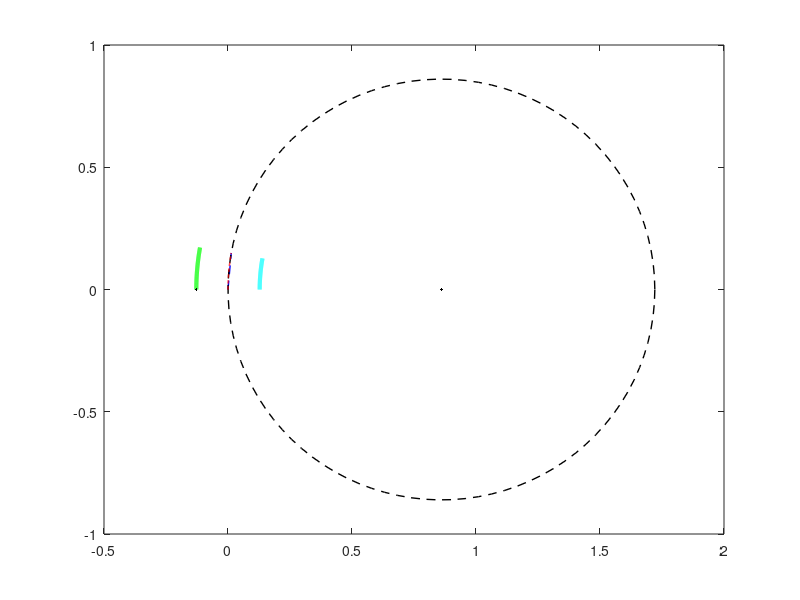

Write the MATLAB code that produced this figure. (Note: this script raises an error after producing the figure.)
clear all
clc
home = [0 0];
step = 3;
deadzone = 3;
while 1
    r_temp = 1;
    velocity = input('input velocity(cm/step):');
    angle = input('input angle(degree):');
    %fprintf('%s  %s\n',velocity, angle)
    target = [step*velocity*sind(angle)/100 step*velocity*cosd(angle)/100]; %코싸반대
    displacement = target - home;
    displacement_x = linspace(0,displacement(1),step+1);
    displacement_y = linspace(0,displacement(2),step+1);
    figure(1)
    plot(displacement_x,displacement_y,'--','color', 'b','linewidth',1)
    %quiver(home(1),home(2),displacement(1),displacement(2),'linewidth',2,'MaxHeadSize',0.3)
    hold on
    r = step*velocity/100;
    theta = linspace(0, 2*pi, 100);
    max_x = cos(theta);
    max_y = sin(theta);
    %plot(max_x,max_y,'color','k')
    x = r*cos(theta);
    y = r*sin(theta);
    %plot(x,y,'-.','color','k', 'linewidth', 1)
    home2 = [step*velocity/100/2/sind(angle) 0];
    if(angle ~= 0)
        plot(home2(1),0,'.', 'MarkerSize',5, 'color', 'k')
    end
    
    %plot
    if(abs(angle) > deadzone) %rotation
        r2 = abs(home2(1));
        x2 = r2*cos(theta) + home2(1)*ones(1,100);
        y2 = r2*sin(theta) + home2(2)*ones(1,100);
        plot(x2,y2,'--','color','k','linewidth',1)
        if(velocity > 0)
            if(angle > deadzone)
                traj_theta = linspace(180, 180-2*angle, 100);
                foot_theta = linspace(180, 180-2*angle, step+1);
            elseif(angle < deadzone)
                r_temp = -1*r_temp;
                traj_theta = linspace(0,-1*2*angle, 100);
                foot_theta = linspace(0,-1*2*angle, step+1);
            end
        elseif(velocity < 0)
            r_temp = -1*r_temp;
            if(angle > deadzone)
                traj_theta = linspace(0, -1*2*angle, 100);
                foot_theta = linspace(0, -1*2*angle, step+1);
            elseif(angle < deadzone)
                r_temp = -1*r_temp;
                traj_theta = linspace(180,180-2*angle, 100);
                foot_theta = linspace(180,180-2*angle, step+1);
            end
        end
        x3 = r2*cosd(traj_theta) + home2(1)*ones(1,100);
        y3 = r2*sind(traj_theta) + home2(2)*ones(1,100);
        plot(x3,y3,'--','color','r','linewidth',1)
        
        r3 = r2 + 0.127794;
        tx1 = r3*cosd(traj_theta) + home2(1)*ones(1,100);
        ty1 = r3*sind(traj_theta) + home2(2)*ones(1,100);
        plot(tx1,ty1,'color','g','linewidth',3)
        
        r4 = r2 - 0.127794;
        tx2 = r4*cosd(traj_theta) + home2(1)*ones(1,100);
        ty2 = r4*sind(traj_theta) + home2(2)*ones(1,100);
        plot(tx2,ty2,'color','c','linewidth',3)
        
        for i=1:step+1
           fx= (r2 + 0.127794*r_temp)*cosd(foot_theta(i)) + home2(1);
           fy= (r2 + 0.127794*r_temp)*sind(foot_theta(i)) + home2(2);
           plot(fx,fy,'.','Marker','.','MarkerSize',5, 'color', 'k')
           footdraw(fx,fy,180-foot_theta(i))
           r_temp = -1*r_temp;
        end
    else %straight
        foot_l_x= displacement_x - 0.127794;
        foot_l_y= displacement_y;
        plot(foot_l_x,foot_l_y,'color','g','linewidth',3)
        foot_r_x= displacement_x + 0.127794;
        foot_r_y= displacement_y;        
        plot(foot_r_x,foot_r_y,'color','c','linewidth',3)
        for i=1:step+1
            if(r_temp == 1)
                plot(foot_l_x(i),foot_l_y(i),'.','Marker','.','MarkerSize',5,'color','k')
                footdraw(foot_l_x(i),foot_l_y(i),0)
            else
                plot(foot_r_x(i),foot_r_y(i),'.','Marker','.','MarkerSize',5,'color','k')
                footdraw(foot_r_x(i),foot_r_y(i),0)
            end
            r_temp = -1*r_temp;
        end
    end
    
    grid
    axis equal
    axis([-1.2 1.2 -1.2 1.2])
    hold off
end
